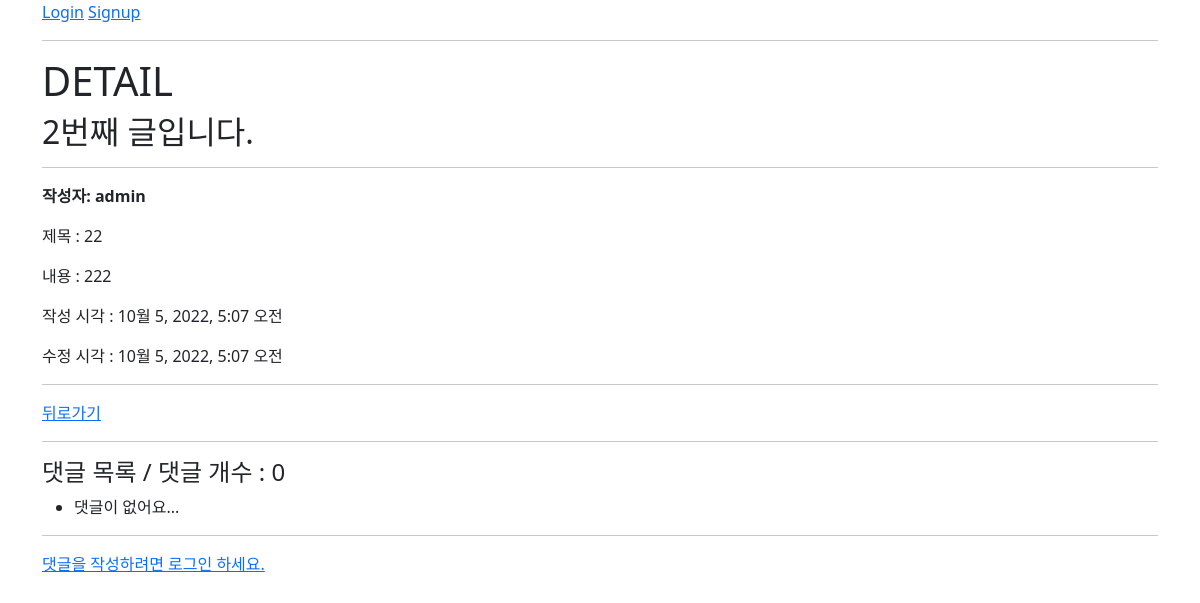
Page /articles/2/ on the earlier database version.
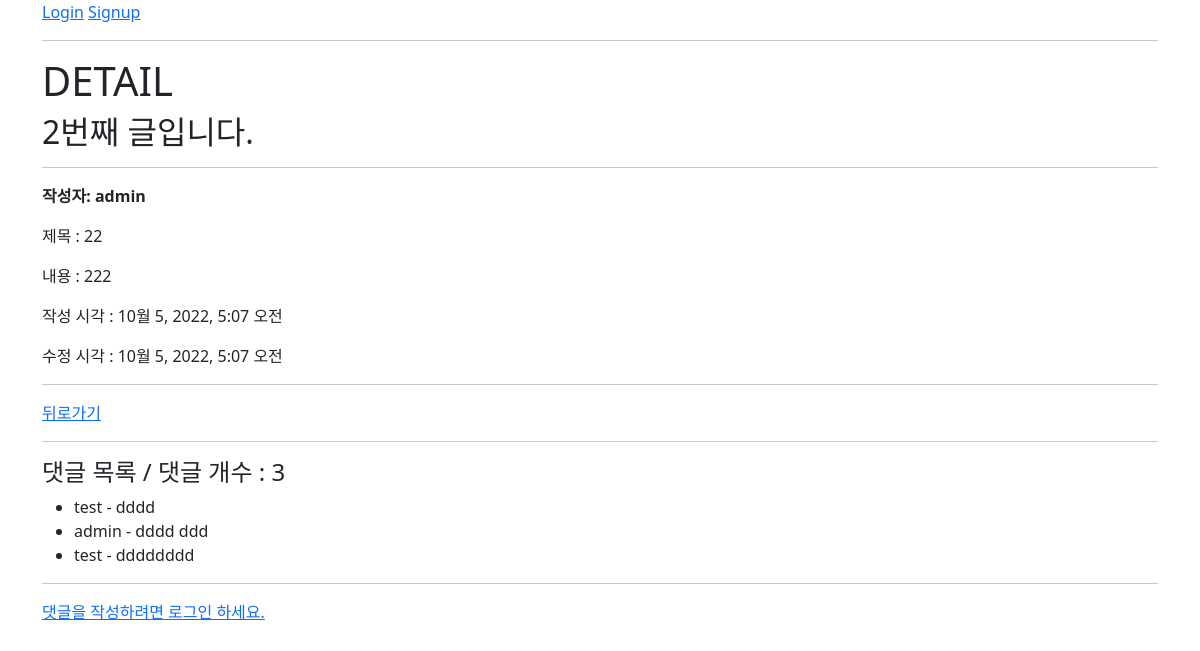
Same page on the later database version.
### articles/models.py (models this page shows, shortened)
class Comment(models.Model):
    article = models.ForeignKey(Article, on_delete=models.CASCADE)
    user = models.ForeignKey(settings.AUTH_USER_MODEL, on_delete=models.CASCADE)
    content = models.TextField()
    created_at = models.DateTimeField(auto_now_add=True)
    updated_at = models.DateTimeField(auto_now=True)

### accounts/models.py (models this page shows)
class User(AbstractUser):
    pass

### articles/views.py (the view)
# urls.py: path('<int:pk>/', views.detail, name='detail'),
@require_safe
def detail(request, pk):
    article = Article.objects.get(pk=pk)
    comment_form = CommentForm()
    comments = article.comment_set.all()
    context = {
        'article': article,
        'comment_form': comment_form,
        'comments': comments,
    }
    return render(request, 'articles/detail.html', context)

### articles/templates/articles/detail.html (shortened to what this page needs)
{% extends 'base.html' %}
{% block content %}
  <h1>DETAIL</h1>
  <h2>{{ article.pk }}번째 글입니다.</h2>
  <hr>
  <p><b>작성자: {{ article.user }}</b></p>
  <p>제목 : {{ article.title }}</p>
  <p>내용 : {{ article.content }}</p>
  <p>작성 시각 : {{ article.created_at }}</p>
  <p>수정 시각 : {{ article.updated_at }}</p>
  <hr>
  <a href="{% url 'articles:index' %}">뒤로가기</a>
  <hr>
  <h4>댓글 목록 / 댓글 개수 : {{ comments | length }} </h4>
  <ul>
    {% for comment in comments %}
      <li>
        {{ comment.user }} - {{ comment.content }}
      </li>
    {% empty %}
      <li>댓글이 없어요...</li>
    {% endfor %}
  </ul>
  <hr>
  {% if request.user.is_authenticated %}
    <form action="{% url 'articles:comments_create' article.pk %}" method="POST">
      {% csrf_token %}
      {{ comment_form }}
      <input type="submit">
    </form>
  {% else %}
    <a href="{% url 'accounts:login' %}">댓글을 작성하려면 로그인 하세요.</a>
  {% endif %}
{% endblock content %}

Differences in the rows shown:
now on this page (row edited): Comment: user "test", content "dddd"
now on this page (row edited): Comment: user "admin", content "dddd ddd"
added Comment: user "test", content "dddddddd"
Other differences:
{{ comments | length }}: "0" → "3"
text no longer shown: "댓글이 없어요..."
